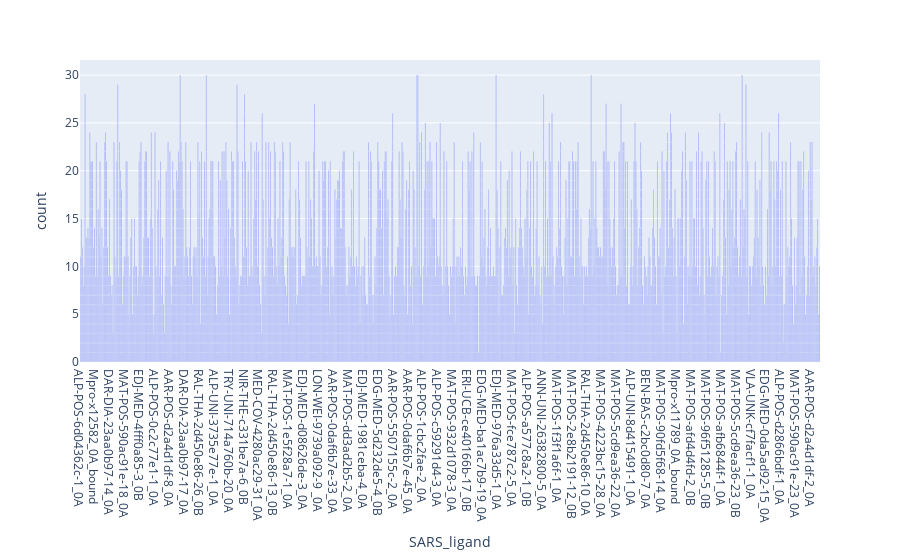

Here is the notebook cell this chart was saved with:
### Code cell
px.bar(df[df.docked_RMSD < 2],
      x="SARS_ligand")

### Figure 1 — Plotly figure (JSON) as saved in the notebook; plotly's stock layout.template omitted (floating-point values rounded to 4 significant figures; data arrays with more than 128 entries replaced by an {"elided": "..."} marker saying what was removed)
{"data": [{"alignmentgroup": "True", "hovertemplate": "SARS_ligand=%{x}<br>count=%{y}<extra></extra>", "legendgroup": "", "marker": {"color": "#636efa", "pattern": {"shape": ""}}, "name": "", "offsetgroup": "", "orientation": "v", "showlegend": false, "textposition": "auto", "type": "bar", "x": {"elided": "10992 str values"}, "xaxis": "x", "y": {"elided": "10992 int values"}, "yaxis": "y"}], "layout": {"barmode": "relative", "legend": {"tracegroupgap": 0}, "margin": {"t": 60}, "xaxis": {"anchor": "y", "domain": [0, 1], "title": {"text": "SARS_ligand"}}, "yaxis": {"anchor": "x", "domain": [0, 1], "title": {"text": "count"}}}}
